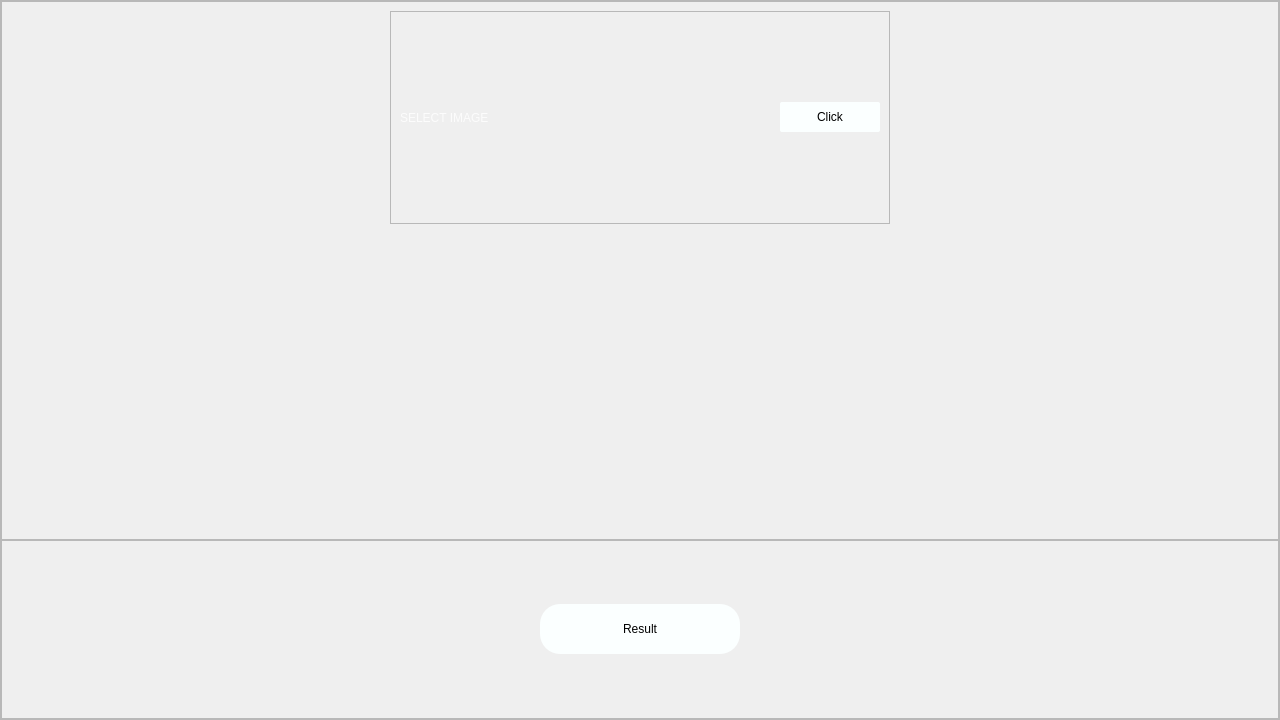
<?xml version="1.0" encoding="UTF-8"?>
<ui version="4.0">
 <class>MainWindow</class>
 <widget class="QMainWindow" name="MainWindow">
  <property name="geometry">
   <rect>
    <x>0</x>
    <y>0</y>
    <width>1280</width>
    <height>720</height>
   </rect>
  </property>
  <property name="windowTitle">
   <string>MainWindow</string>
  </property>
  <widget class="QWidget" name="centralwidget">
   <property name="styleSheet">
    <string notr="true"/>
   </property>
   <layout class="QHBoxLayout" name="horizontalLayout">
    <property name="spacing">
     <number>0</number>
    </property>
    <property name="leftMargin">
     <number>0</number>
    </property>
    <property name="topMargin">
     <number>0</number>
    </property>
    <property name="rightMargin">
     <number>0</number>
    </property>
    <property name="bottomMargin">
     <number>0</number>
    </property>
    <item>
     <widget class="QFrame" name="frame">
      <property name="styleSheet">
       <string notr="true">#frame{
	
	
	
	border-image: url(:/IMG/img/720s.jpg);
}</string>
      </property>
      <property name="frameShape">
       <enum>QFrame::StyledPanel</enum>
      </property>
      <property name="frameShadow">
       <enum>QFrame::Raised</enum>
      </property>
      <layout class="QVBoxLayout" name="verticalLayout" stretch="3,1">
       <property name="spacing">
        <number>0</number>
       </property>
       <property name="leftMargin">
        <number>0</number>
       </property>
       <property name="topMargin">
        <number>0</number>
       </property>
       <property name="rightMargin">
        <number>0</number>
       </property>
       <property name="bottomMargin">
        <number>0</number>
       </property>
       <item>
        <widget class="QFrame" name="frame_2">
         <property name="frameShape">
          <enum>QFrame::StyledPanel</enum>
         </property>
         <property name="frameShadow">
          <enum>QFrame::Raised</enum>
         </property>
         <layout class="QVBoxLayout" name="verticalLayout_3" stretch="1,1">
          <item alignment="Qt::AlignHCenter">
           <widget class="QFrame" name="frame_4">
            <property name="minimumSize">
             <size>
              <width>500</width>
              <height>0</height>
             </size>
            </property>
            <property name="maximumSize">
             <size>
              <width>800</width>
              <height>16777215</height>
             </size>
            </property>
            <property name="frameShape">
             <enum>QFrame::StyledPanel</enum>
            </property>
            <property name="frameShadow">
             <enum>QFrame::Raised</enum>
            </property>
            <layout class="QHBoxLayout" name="horizontalLayout_2">
             <item>
              <widget class="QLabel" name="label_2">
               <property name="styleSheet">
                <string notr="true">#label_2{

	color:rgba(255, 255, 255,0.8);
	font: 75 36pt &quot;Berlin Sans FB Demi&quot;;
	
	
}</string>
               </property>
               <property name="text">
                <string>SELECT IMAGE</string>
               </property>
              </widget>
             </item>
             <item>
              <widget class="QPushButton" name="pushButton_2">
               <property name="minimumSize">
                <size>
                 <width>0</width>
                 <height>30</height>
                </size>
               </property>
               <property name="maximumSize">
                <size>
                 <width>100</width>
                 <height>16777215</height>
                </size>
               </property>
               <property name="styleSheet">
                <string notr="true">#pushButton_2{
	
	font: 57 10pt &quot;Adobe Myungjo Std M&quot;;
	border-radius:2px;
	background-color:rgb(251, 255, 255)
}

#pushButton_2:hover{
	background-color:rgb(113, 113, 113);
	color:rgb(255, 255, 255);

}</string>
               </property>
               <property name="text">
                <string>Click</string>
               </property>
              </widget>
             </item>
            </layout>
           </widget>
          </item>
          <item alignment="Qt::AlignHCenter">
           <widget class="QLabel" name="label">
            <property name="sizePolicy">
             <sizepolicy hsizetype="Fixed" vsizetype="Fixed">
              <horstretch>0</horstretch>
              <verstretch>0</verstretch>
             </sizepolicy>
            </property>
            <property name="minimumSize">
             <size>
              <width>300</width>
              <height>300</height>
             </size>
            </property>
            <property name="maximumSize">
             <size>
              <width>300</width>
              <height>300</height>
             </size>
            </property>
            <property name="styleSheet">
             <string notr="true">#label{
	background-color:rgba(255, 255, 255,0)
}</string>
            </property>
            <property name="text">
             <string/>
            </property>
           </widget>
          </item>
         </layout>
        </widget>
       </item>
       <item>
        <widget class="QFrame" name="frame_3">
         <property name="frameShape">
          <enum>QFrame::StyledPanel</enum>
         </property>
         <property name="frameShadow">
          <enum>QFrame::Raised</enum>
         </property>
         <layout class="QVBoxLayout" name="verticalLayout_2">
          <item alignment="Qt::AlignHCenter">
           <widget class="QPushButton" name="pushButton">
            <property name="minimumSize">
             <size>
              <width>200</width>
              <height>50</height>
             </size>
            </property>
            <property name="maximumSize">
             <size>
              <width>300</width>
              <height>16777215</height>
             </size>
            </property>
            <property name="styleSheet">
             <string notr="true">#pushButton{
	
	font: 57 15pt &quot;Adobe Myungjo Std M&quot;;
	border-radius:20px;
	background-color:rgb(251, 255, 255)
}

#pushButton:hover{
	background-color:qlineargradient(spread:pad, x1:0, y1:0, x2:1, y2:0, stop:0 rgba(245, 224, 176, 255), stop:0.09 rgba(246, 189, 237, 255), stop:0.14 rgba(194, 207, 246, 255), stop:0.19 rgba(184, 160, 168, 255), stop:0.25 rgba(171, 186, 248, 255), stop:0.32 rgba(243, 248, 224, 255), stop:0.385 rgba(249, 162, 183, 255), stop:0.47 rgba(100, 115, 124, 255), stop:0.58 rgba(251, 205, 202, 255), stop:0.65 rgba(170, 128, 185, 255), stop:0.75 rgba(252, 222, 204, 255), stop:0.805 rgba(206, 122, 218, 255), stop:0.86 rgba(254, 223, 175, 255), stop:0.91 rgba(254, 236, 244, 255), stop:1 rgba(255, 191, 221, 255));
	color:rgb(255, 255, 255);

}</string>
            </property>
            <property name="text">
             <string>Result</string>
            </property>
           </widget>
          </item>
         </layout>
        </widget>
       </item>
      </layout>
     </widget>
    </item>
   </layout>
  </widget>
 </widget>
 <resources>
  <include location="RSC.qrc"/>
 </resources>
 <connections/>
</ui>
